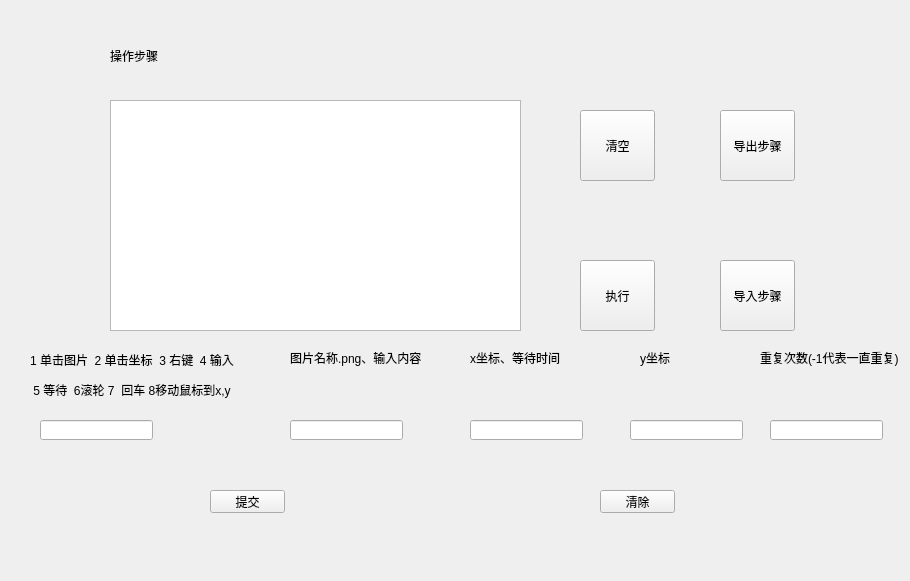
<?xml version="1.0" encoding="UTF-8"?>
<ui version="4.0">
 <class>Form</class>
 <widget class="QWidget" name="Form">
  <property name="geometry">
   <rect>
    <x>0</x>
    <y>0</y>
    <width>910</width>
    <height>581</height>
   </rect>
  </property>
  <property name="windowTitle">
   <string>Form</string>
  </property>
  <widget class="QLabel" name="label">
   <property name="geometry">
    <rect>
     <x>110</x>
     <y>40</y>
     <width>261</width>
     <height>31</height>
    </rect>
   </property>
   <property name="text">
    <string>操作步骤</string>
   </property>
  </widget>
  <widget class="QTextEdit" name="textEdit">
   <property name="geometry">
    <rect>
     <x>110</x>
     <y>100</y>
     <width>411</width>
     <height>231</height>
    </rect>
   </property>
   <property name="readOnly">
    <bool>true</bool>
   </property>
  </widget>
  <widget class="QLabel" name="label_2">
   <property name="geometry">
    <rect>
     <x>30</x>
     <y>350</y>
     <width>241</width>
     <height>20</height>
    </rect>
   </property>
   <property name="text">
    <string>1 单击图片  2 单击坐标  3 右键  4 输入 </string>
   </property>
  </widget>
  <widget class="QLabel" name="label_3">
   <property name="geometry">
    <rect>
     <x>290</x>
     <y>350</y>
     <width>151</width>
     <height>16</height>
    </rect>
   </property>
   <property name="text">
    <string>图片名称.png、输入内容</string>
   </property>
  </widget>
  <widget class="QLabel" name="label_4">
   <property name="geometry">
    <rect>
     <x>760</x>
     <y>350</y>
     <width>151</width>
     <height>16</height>
    </rect>
   </property>
   <property name="text">
    <string>重复次数(-1代表一直重复)</string>
   </property>
  </widget>
  <widget class="QPushButton" name="pushButton">
   <property name="geometry">
    <rect>
     <x>600</x>
     <y>490</y>
     <width>75</width>
     <height>23</height>
    </rect>
   </property>
   <property name="text">
    <string>清除</string>
   </property>
  </widget>
  <widget class="QPushButton" name="pushButton_2">
   <property name="geometry">
    <rect>
     <x>210</x>
     <y>490</y>
     <width>75</width>
     <height>23</height>
    </rect>
   </property>
   <property name="text">
    <string>提交</string>
   </property>
  </widget>
  <widget class="QLabel" name="label_5">
   <property name="geometry">
    <rect>
     <x>30</x>
     <y>380</y>
     <width>271</width>
     <height>20</height>
    </rect>
   </property>
   <property name="text">
    <string> 5 等待  6滚轮 7  回车 8移动鼠标到x,y</string>
   </property>
  </widget>
  <widget class="QLabel" name="label_7">
   <property name="geometry">
    <rect>
     <x>640</x>
     <y>350</y>
     <width>54</width>
     <height>16</height>
    </rect>
   </property>
   <property name="text">
    <string>y坐标</string>
   </property>
  </widget>
  <widget class="QPushButton" name="pushButton_3">
   <property name="geometry">
    <rect>
     <x>580</x>
     <y>260</y>
     <width>75</width>
     <height>71</height>
    </rect>
   </property>
   <property name="text">
    <string>执行</string>
   </property>
  </widget>
  <widget class="QLineEdit" name="lineEdit">
   <property name="geometry">
    <rect>
     <x>40</x>
     <y>420</y>
     <width>113</width>
     <height>20</height>
    </rect>
   </property>
  </widget>
  <widget class="QLabel" name="label_8">
   <property name="geometry">
    <rect>
     <x>470</x>
     <y>350</y>
     <width>111</width>
     <height>16</height>
    </rect>
   </property>
   <property name="text">
    <string>x坐标、等待时间</string>
   </property>
  </widget>
  <widget class="QLineEdit" name="lineEdit_2">
   <property name="geometry">
    <rect>
     <x>290</x>
     <y>420</y>
     <width>113</width>
     <height>20</height>
    </rect>
   </property>
  </widget>
  <widget class="QLineEdit" name="lineEdit_3">
   <property name="geometry">
    <rect>
     <x>470</x>
     <y>420</y>
     <width>113</width>
     <height>20</height>
    </rect>
   </property>
  </widget>
  <widget class="QLineEdit" name="lineEdit_4">
   <property name="geometry">
    <rect>
     <x>630</x>
     <y>420</y>
     <width>113</width>
     <height>20</height>
    </rect>
   </property>
  </widget>
  <widget class="QLineEdit" name="lineEdit_5">
   <property name="geometry">
    <rect>
     <x>770</x>
     <y>420</y>
     <width>113</width>
     <height>20</height>
    </rect>
   </property>
  </widget>
  <widget class="QPushButton" name="pushButton_4">
   <property name="geometry">
    <rect>
     <x>580</x>
     <y>110</y>
     <width>75</width>
     <height>71</height>
    </rect>
   </property>
   <property name="text">
    <string>清空</string>
   </property>
  </widget>
  <widget class="QPushButton" name="pushButton_5">
   <property name="geometry">
    <rect>
     <x>720</x>
     <y>110</y>
     <width>75</width>
     <height>71</height>
    </rect>
   </property>
   <property name="text">
    <string>导出步骤</string>
   </property>
  </widget>
  <widget class="QPushButton" name="pushButton_6">
   <property name="geometry">
    <rect>
     <x>720</x>
     <y>260</y>
     <width>75</width>
     <height>71</height>
    </rect>
   </property>
   <property name="text">
    <string>导入步骤</string>
   </property>
  </widget>
 </widget>
 <resources/>
 <connections>
  <connection>
   <sender>pushButton_2</sender>
   <signal>clicked()</signal>
   <receiver>Form</receiver>
   <slot>submit()</slot>
   <hints>
    <hint type="sourcelabel">
     <x>251</x>
     <y>501</y>
    </hint>
    <hint type="destinationlabel">
     <x>859</x>
     <y>321</y>
    </hint>
   </hints>
  </connection>
  <connection>
   <sender>pushButton_3</sender>
   <signal>clicked()</signal>
   <receiver>Form</receiver>
   <slot>doit()</slot>
   <hints>
    <hint type="sourcelabel">
     <x>633</x>
     <y>278</y>
    </hint>
    <hint type="destinationlabel">
     <x>632</x>
     <y>180</y>
    </hint>
   </hints>
  </connection>
  <connection>
   <sender>pushButton_4</sender>
   <signal>clicked()</signal>
   <receiver>Form</receiver>
   <slot>clear()</slot>
   <hints>
    <hint type="sourcelabel">
     <x>626</x>
     <y>141</y>
    </hint>
    <hint type="destinationlabel">
     <x>774</x>
     <y>145</y>
    </hint>
   </hints>
  </connection>
  <connection>
   <sender>pushButton</sender>
   <signal>clicked()</signal>
   <receiver>Form</receiver>
   <slot>clear_line_edit()</slot>
   <hints>
    <hint type="sourcelabel">
     <x>629</x>
     <y>509</y>
    </hint>
    <hint type="destinationlabel">
     <x>630</x>
     <y>545</y>
    </hint>
   </hints>
  </connection>
  <connection>
   <sender>pushButton_5</sender>
   <signal>clicked()</signal>
   <receiver>Form</receiver>
   <slot>export()</slot>
   <hints>
    <hint type="sourcelabel">
     <x>754</x>
     <y>114</y>
    </hint>
    <hint type="destinationlabel">
     <x>755</x>
     <y>52</y>
    </hint>
   </hints>
  </connection>
  <connection>
   <sender>pushButton_6</sender>
   <signal>clicked()</signal>
   <receiver>Form</receiver>
   <slot>import_data()</slot>
   <hints>
    <hint type="sourcelabel">
     <x>774</x>
     <y>281</y>
    </hint>
    <hint type="destinationlabel">
     <x>852</x>
     <y>279</y>
    </hint>
   </hints>
  </connection>
 </connections>
 <slots>
  <slot>submit()</slot>
  <slot>doit()</slot>
  <slot>clear()</slot>
  <slot>clear_line_edit()</slot>
  <slot>export()</slot>
  <slot>import_data()</slot>
 </slots>
</ui>
